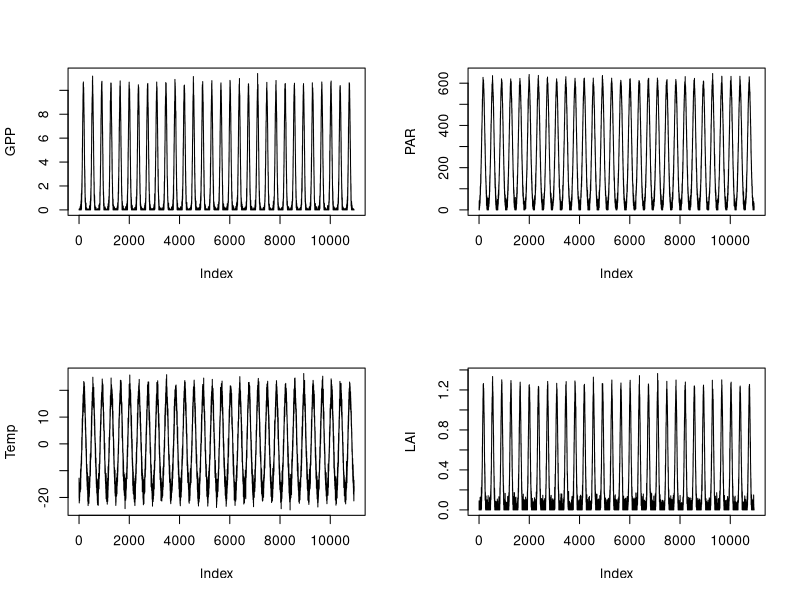
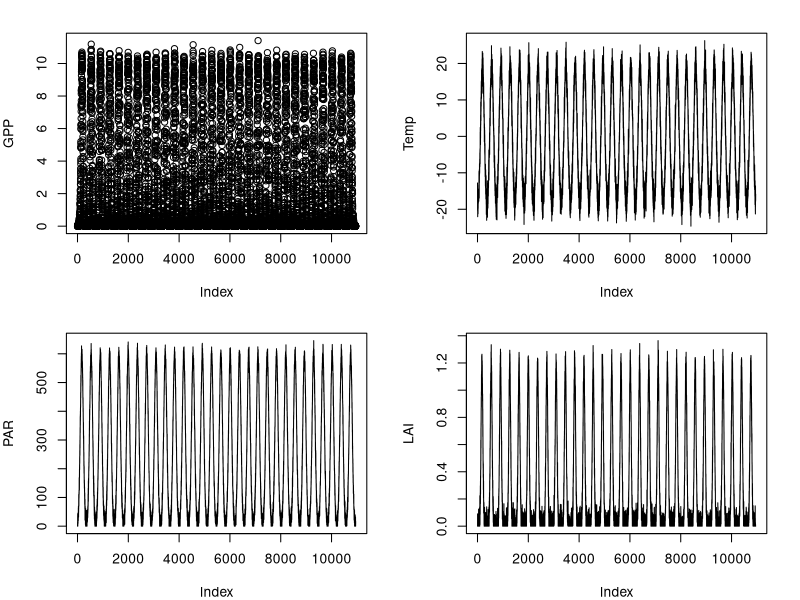
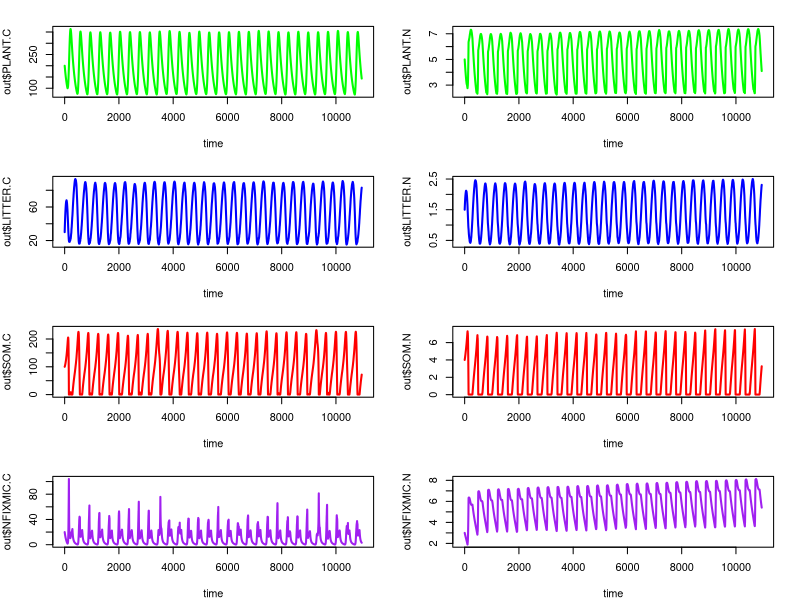
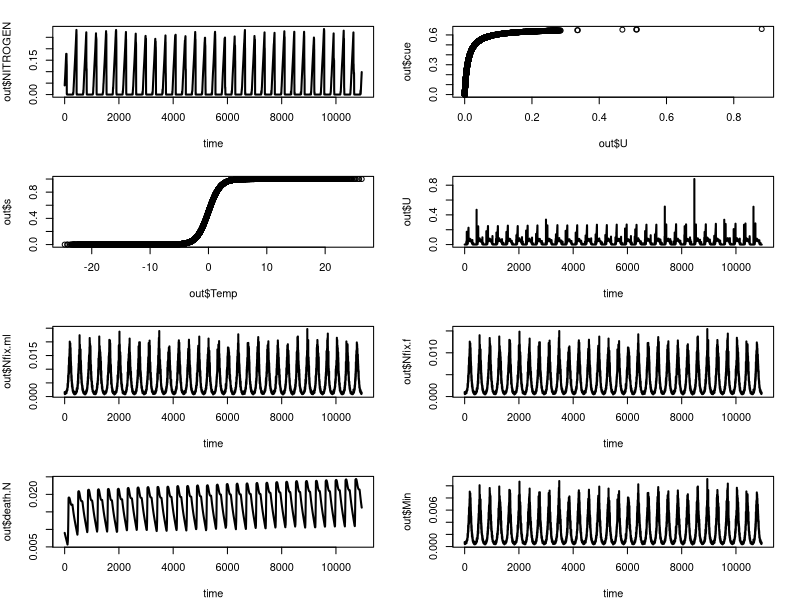
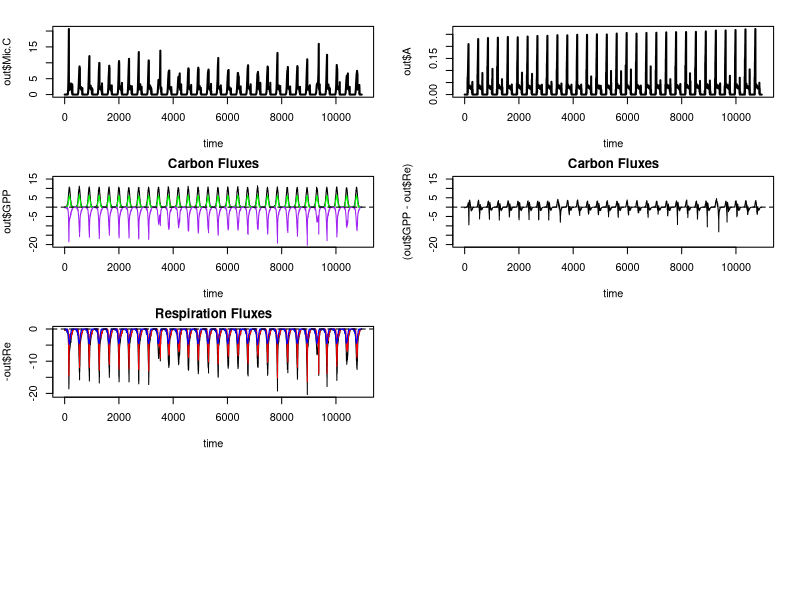
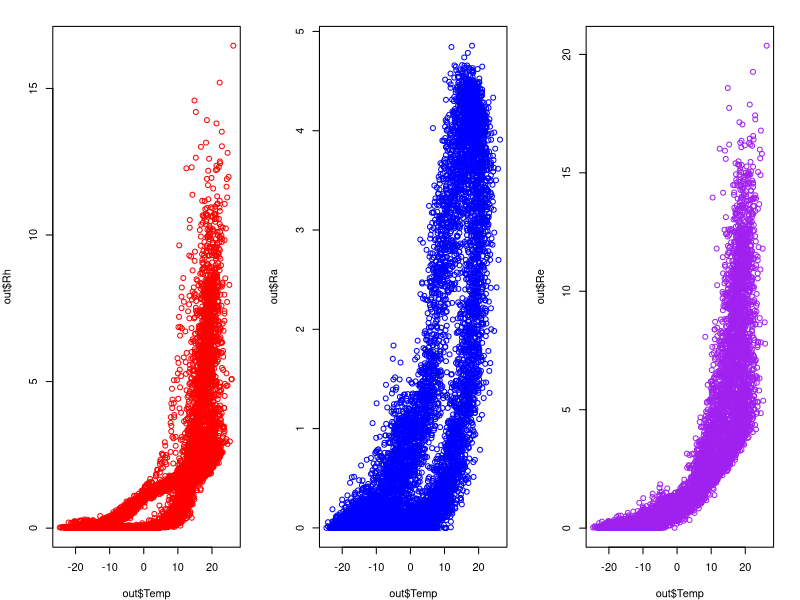

Write R code to recreate these figures, in order.

library(deSolve)


numyears = 30
TIME=365*numyears
time=seq(1,TIME,1)


#using simulated data
gaussian <- function(x, a, b, c) {  #x is data, a is height, b is peak position (mean), c is width (standard deviation)
  a * exp(-((x-b)^2)/(2*(c^2))) }

Temp=gaussian(1:365, 40, 195, 70)-20
Temp=rep.int(Temp, numyears)

PAR=gaussian(1:365, 600, 170, 60)
PAR=rep.int(PAR, numyears)

LAI=gaussian(1:365, 1.2, 175, 35)
LAI=rep.int(LAI, numyears)

#make noisy
for (i in 1:TIME){
  Temp[i]=Temp[i]+rnorm(1,0,2)}


for (i in 1:TIME){
  PAR[i]=PAR[i]+rnorm(1,0,15)
  if(PAR[i]<0){PAR[i]=0}}

for (i in 1:TIME){
  LAI[i]=LAI[i]+rnorm(1,0,0.05)
  if(LAI[i]<0){LAI[i]=0}}

set.seed(1)

pmax = 14.747 #umolCO2/gN*S; maximum photosynthetic rate
E0 = 0.041 #umolCO2/umolPAR;light use efficiency
k = 0.5#m2/m2; Beer's law extinction coefficient
GPP = (pmax/k)*log((pmax+E0*PAR)/(pmax+E0*PAR*exp(-k*LAI)))*(10^-6)*12*86400
for(i in 1:TIME){
  if(GPP[i]<0){GPP[i]=0}}

par(mfrow=c(2,2))
plot(GPP, type="l")
plot(PAR, type="l")
plot(Temp, type="l")
plot(LAI, type="l")



#STATE VARIABLES
PLANT.C = 200
PLANT.N = 5
LITTER.C = 30
LITTER.N = 1.5
SOM.C = 100
SOM.N = 4
NFIXMIC.C=20
NFIXMIC.N=3
NITROGEN = 0.04

state = c(PLANT.C = PLANT.C,
          PLANT.N = PLANT.N,
          LITTER.C = LITTER.C,
          LITTER.N = LITTER.N,
          SOM.C = SOM.C,
          SOM.N = SOM.N,
          NFIXMIC.C = NFIXMIC.C,
          NFIXMIC.N = NFIXMIC.N,
          NITROGEN = NITROGEN)


#parameters
q10 = 2 #q10
q10p = 8 #sistla paper
t1 = 0.05 #Rh constant
t2 = 0.007 #Litter rate constant; Hobbie 2002
t3 = 0.03 #Decomp rate constant
t4 = 0.8 #constant representing plant and microbial competition for N
t5 = 0.2 #microbial carbon uptake constant
t6 = 0.05 #microbial nitrogen uptake constant
t7 = 5 #plant nitrogen uptake constant 
t8 = 0.003 #microbial death rate
t9 = 0.05 #plant half saturation constant for N uptake
t10 = 0.1 #microbial haf saturation constant for N and C uptake


Temp.d1 <- approxfun(x=time, y=Temp, method="linear", rule=2)
GPP.d1 <- approxfun(x=time, y=GPP, method="linear", rule=2)



model<-function(t,state,parms)
{
  with(as.list(c(state)),{ #start of with(as.list(...
    
    Temp=Temp.d1(t)
    GPP=GPP.d1(t)
    
    
    #FLUXES
    s=1/(1+exp(-Temp))
    U = (t7*(PLANT.C)*(NITROGEN/(t9+NITROGEN)))*s
    k=0.01*exp(-0.01*U)
    cue=(U/(k+U))/1.5
    NPP = cue*GPP #cue*GPP
    Ra = (1-cue)*GPP
    
    
    L.C = t2*PLANT.C
    L.N = t2*PLANT.N
    
    D.C = t3*LITTER.C*q10^(Temp/10)
    D.N = t3*LITTER.N*q10^(Temp/10)
    
    Mic.C = t5*NFIXMIC.C*(SOM.C/(t10+SOM.C))*s
    Mic.N = t6*NFIXMIC.N*(SOM.N/(t10+SOM.N))*s
    A = t4*Mic.N
  
    Min = 0.0018*(q10^(Temp/10)) #gN/m2*day mineralization rate per day; Hobbie 2002
    Nfix.ml = 0.004*(q10^(Temp/10)) #gN/m2*day #rate of N fixed by mosses and lichens; Porada 2013; could be conservative estimate
    Nfix.f = 0.0025*(q10^(Temp/10)) #gN/m2*day rate of N fixed by fungi/mycorrhizae; Hobbie 2006
    death.C=t8*NFIXMIC.C
    death.N=t8*NFIXMIC.N    
    Ndep = 0.00015 #gN/m2*day deposition rate
    
    Rh = t1*NFIXMIC.C*q10^(Temp/10)
    Re= Ra+Rh
    
    
    #differential equations
    dPLANT.C = NPP-L.C
    dPLANT.N = U-L.N
    dLITTER.C = L.C-D.C
    dLITTER.N = L.N-D.N
    dSOM.C = D.C+death.C-Mic.C
    dSOM.N = D.N+death.N+Ndep-Mic.N-A
    dNFIXMIC.C=Mic.C-death.C-Rh
    dNFIXMIC.N=Mic.N-death.N-Nfix.ml-Nfix.f-Min
    dNITROGEN = A+Nfix.ml+Nfix.f+Min-U
    
    #what to output
    
    list(c(dPLANT.C,
           dPLANT.N,
           dLITTER.C,
           dLITTER.N,
           dSOM.C,
           dSOM.N,
           dNFIXMIC.C,
           dNFIXMIC.N,
           dNITROGEN
           
    ),
    c(Temp=Temp.d1(t),
      GPP=GPP.d1(t),
      NPP=NPP,
      Ra=Ra,
      Rh=Rh,
      Re=Re,
      U=U,
      L.C=L.C,
      L.N=L.N,
      D.C=D.C,
      D.N=D.N,
      Mic.N=Mic.N,
      Mic.C=Mic.C,
      death.C=death.C,
      death.N=death.N,
      Min=Min,
      Nfix.ml=Nfix.ml,
      Ndep=Ndep,
      A=A,
      s=s,
      Nfix.f=Nfix.f,
      cue = cue
    ))
    
  })  #end of with(as.list(...
} #end of model



TimeFrom = 1
TimeEnd = TIME

Time = TimeFrom
out = NULL


while (Time < TimeEnd)
{
  times=seq(TimeFrom, TimeEnd, 1) 
  if (length(times)>1) {
    out1    <- as.data.frame(ode(y=state,times=times,func=model,parms=0)) #integrate
    out     <- rbind(out,out1)
    
    lout    <- nrow(out1)          #last element of output
    
    state   <-c(PLANT.C= out1[lout, "PLANT.C"], 
                PLANT.N= out1[lout, "PLANT.N"],
                SOM.C= out1[lout, "SOM.C"],
                SOM.N= out1[lout, "SOM.N"],
                LITTER.C= out1[lout, "LITTER.C"], 
                LITTER.N= out1[lout, "LITTER.N"],
                NFIXMIC.C=out1[lout, "NFIXMIC.C"],
                NFIXMIC.N=out1[lout, "NFIXMIC.N"],
                NITROGEN= out1[lout, "NITROGEN"]
                
    )    
    
    Time <- TimeEnd #RESET TIME, STATE VARIABLES
  }
}





#PLOTS for presentation
#Forcing data
par(mfrow=c(2,2), mar=c(4,4,2,2))
plot(GPP)
plot(Temp, type="l")
plot(PAR, type="l")
plot(LAI, type="l")


#change in stocks
par(mfrow=c(4,2),mar=c(4,4,2,2))
plot(out$PLANT.C~time, type="l", col="green", lwd=2)
plot(out$PLANT.N~time, type="l", col="green", lwd=2)
plot(out$LITTER.C~time, type="l", col="blue", lwd=2)
plot(out$LITTER.N~time, type="l", col="blue", lwd=2)
plot(out$SOM.C~time, col="red", type="l", lwd=2)
plot(out$SOM.N~time, col="red", type="l", lwd=2)
plot(out$NFIXMIC.C~time, col="purple", type="l", lwd=2)
plot(out$NFIXMIC.N~time, col="purple", type="l", lwd=2)

plot(out$NITROGEN~time, col="black", type="l", lwd=2)

plot(out$cue~out$U)
plot(out$s~out$Temp)
plot(out$U~time, type="l",  col="black", lwd=2)
plot(out$Nfix.ml~time, type="l",  col="black", lwd=2)
plot(out$Nfix.f~time, type="l",  col="black", lwd=2)
plot(out$death.N~time, type="l",  col="black", lwd=2)
plot(out$Min~time, type="l",  col="black", lwd=2)
plot(out$Mic.C~time, type="l",  col="black", lwd=2)
plot(out$A~time, type="l",  col="black", lwd=2)

#Carbon fluxes
plot(out$GPP~time, type="l", main="Carbon Fluxes", ylim=c(-20, 15))
lines(out$NPP~time, col="green")
lines(-out$Re~time, col="purple")
abline(h=0, lty=2)

plot((out$GPP-out$Re)~time, type="l", main="Carbon Fluxes", ylim=c(-20, 15))
abline(h=0, lty=2)

plot(-out$Re~time, type="l", main="Respiration Fluxes", col="black")
lines(-out$Rh~time, col="red")
lines(-out$Ra~time, col="blue")
abline(h=0, lty=2)

par(mfrow=c(1,3),mar=c(4,4,2,2))
plot(out$Rh~out$Temp, col="red")
plot(out$Ra~out$Temp, col="blue")
plot(out$Re~out$Temp, col="purple")
